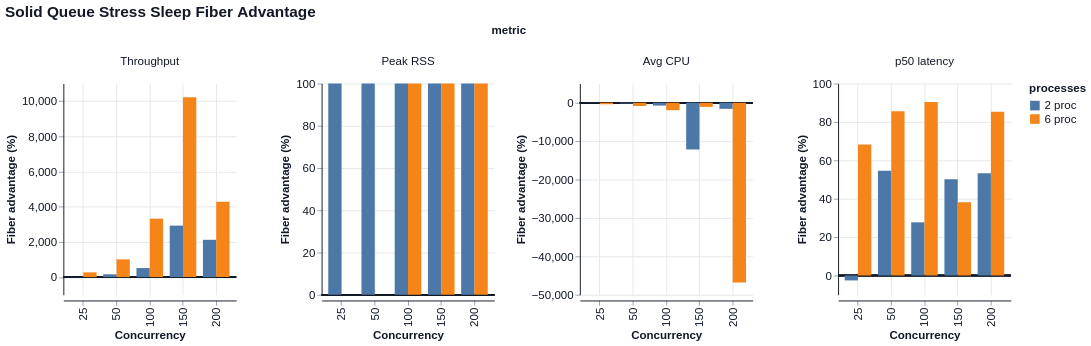

Write the Vega-Lite specification saved for this chart.
### Vega-Lite specification from a JSON file in a GitHub repository (floating-point values rounded to 4 significant figures)
{"$schema": "https://vega.github.io/schema/vega-lite/v6.json", "title": "Solid Queue Stress Sleep Fiber Advantage", "data": {"values": [{"concurrency": 25, "processes": "2 proc", "metric": "Throughput", "value": -5.178}, {"concurrency": 25, "processes": "2 proc", "metric": "Peak RSS", "value": 100.0}, {"concurrency": 25, "processes": "2 proc", "metric": "Avg CPU", "value": 31.59}, {"concurrency": 25, "processes": "2 proc", "metric": "p50 latency", "value": -2.553}, {"concurrency": 50, "processes": "2 proc", "metric": "Throughput", "value": 160.9}, {"concurrency": 50, "processes": "2 proc", "metric": "Peak RSS", "value": 100.0}, {"concurrency": 50, "processes": "2 proc", "metric": "Avg CPU", "value": -168.2}, {"concurrency": 50, "processes": "2 proc", "metric": "p50 latency", "value": 54.54}, {"concurrency": 100, "processes": "2 proc", "metric": "Throughput", "value": 514.5}, {"concurrency": 100, "processes": "2 proc", "metric": "Peak RSS", "value": 100.0}, {"concurrency": 100, "processes": "2 proc", "metric": "Avg CPU", "value": -750.0}, {"concurrency": 100, "processes": "2 proc", "metric": "p50 latency", "value": 27.7}, {"concurrency": 150, "processes": "2 proc", "metric": "Throughput", "value": 2927.0}, {"concurrency": 150, "processes": "2 proc", "metric": "Peak RSS", "value": 100.0}, {"concurrency": 150, "processes": "2 proc", "metric": "Avg CPU", "value": -12180.0}, {"concurrency": 150, "processes": "2 proc", "metric": "p50 latency", "value": 50.17}, {"concurrency": 200, "processes": "2 proc", "metric": "Throughput", "value": 2120.0}, {"concurrency": 200, "processes": "2 proc", "metric": "Peak RSS", "value": 100.0}, {"concurrency": 200, "processes": "2 proc", "metric": "Avg CPU", "value": -1587.0}, {"concurrency": 200, "processes": "2 proc", "metric": "p50 latency", "value": 53.28}, {"concurrency": 25, "processes": "6 proc", "metric": "Throughput", "value": 268.9}, {"concurrency": 25, "processes": "6 proc", "metric": "Peak RSS", "value": -0.0}, {"concurrency": 25, "processes": "6 proc", "metric": "Avg CPU", "value": -395.5}, {"concurrency": 25, "processes": "6 proc", "metric": "p50 latency", "value": 68.2}, {"concurrency": 50, "processes": "6 proc", "metric": "Throughput", "value": 1009.0}, {"concurrency": 50, "processes": "6 proc", "metric": "Peak RSS", "value": -0.0}, {"concurrency": 50, "processes": "6 proc", "metric": "Avg CPU", "value": -865.0}, {"concurrency": 50, "processes": "6 proc", "metric": "p50 latency", "value": 85.51}, {"concurrency": 100, "processes": "6 proc", "metric": "Throughput", "value": 3322.0}, {"concurrency": 100, "processes": "6 proc", "metric": "Peak RSS", "value": 100.0}, {"concurrency": 100, "processes": "6 proc", "metric": "Avg CPU", "value": -1936.0}, {"concurrency": 100, "processes": "6 proc", "metric": "p50 latency", "value": 90.42}, {"concurrency": 150, "processes": "6 proc", "metric": "Throughput", "value": 10230.0}, {"concurrency": 150, "processes": "6 proc", "metric": "Peak RSS", "value": 100.0}, {"concurrency": 150, "processes": "6 proc", "metric": "Avg CPU", "value": -1085.0}, {"concurrency": 150, "processes": "6 proc", "metric": "p50 latency", "value": 38.21}, {"concurrency": 200, "processes": "6 proc", "metric": "Throughput", "value": 4281.0}, {"concurrency": 200, "processes": "6 proc", "metric": "Peak RSS", "value": 100.0}, {"concurrency": 200, "processes": "6 proc", "metric": "Avg CPU", "value": -46820.0}, {"concurrency": 200, "processes": "6 proc", "metric": "p50 latency", "value": 85.24}]}, "facet": {"column": {"field": "metric", "type": "nominal", "sort": ["Throughput", "Peak RSS", "Avg CPU", "p50 latency"]}}, "spec": {"width": 180, "height": 220, "layer": [{"mark": {"type": "rule", "color": "#111827", "strokeWidth": 1.5, "opacity": 0.75}, "encoding": {"y": {"datum": 0, "type": "quantitative", "title": "Fiber advantage (%)"}}}, {"mark": {"type": "bar", "tooltip": true}, "encoding": {"x": {"field": "concurrency", "type": "ordinal", "title": "Concurrency"}, "xOffset": {"field": "processes", "type": "nominal", "sort": ["1 proc", "2 proc", "6 proc"]}, "y": {"field": "value", "type": "quantitative", "title": "Fiber advantage (%)", "stack": null}, "color": {"field": "processes", "type": "nominal", "sort": ["1 proc", "2 proc", "6 proc"]}, "tooltip": [{"field": "metric", "type": "nominal"}, {"field": "concurrency", "type": "quantitative"}, {"field": "processes", "type": "nominal"}, {"field": "value", "type": "quantitative"}]}}]}, "resolve": {"scale": {"y": "independent"}}, "config": {"background": "white", "axis": {"labelFont": "Helvetica", "titleFont": "Helvetica", "labelFontSize": 12, "titleFontSize": 12, "labelColor": "#111827", "titleColor": "#111827", "domainColor": "#111827", "tickColor": "#9ca3af", "grid": true, "gridColor": "#e5e7eb"}, "header": {"labelFont": "Helvetica", "titleFont": "Helvetica", "labelFontSize": 12, "titleFontSize": 12, "labelColor": "#111827", "titleColor": "#111827"}, "legend": {"labelFont": "Helvetica", "titleFont": "Helvetica", "labelFontSize": 12, "titleFontSize": 12, "labelColor": "#111827", "titleColor": "#111827"}, "title": {"font": "Helvetica", "fontSize": 16, "anchor": "start", "color": "#111827"}, "view": {"stroke": null}}}
